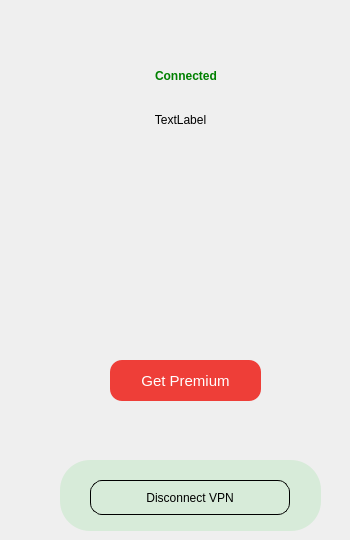
    <widget class="QWidget" name="page_10">
     <widget class="QLabel" name="homePageLogo_3">
      <property name="geometry">
       <rect>
        <x>110</x>
        <y>210</y>
        <width>141</width>
        <height>91</height>
       </rect>
      </property>
      <property name="styleSheet">
       <string notr="true"/>
      </property>
      <property name="text">
       <string/>
      </property>
      <property name="pixmap">
       <pixmap resource="assets.qrc">:/logo/resources/greenFinalLogo.png</pixmap>
      </property>
      <property name="scaledContents">
       <bool>true</bool>
      </property>
      <property name="alignment">
       <set>Qt::AlignCenter</set>
      </property>
     </widget>
     <widget class="QPushButton" name="btnConnect_2">
      <property name="enabled">
       <bool>true</bool>
      </property>
      <property name="geometry">
       <rect>
        <x>60</x>
        <y>460</y>
        <width>261</width>
        <height>71</height>
       </rect>
      </property>
      <property name="styleSheet">
       <string notr="true">background-color:#D7EBD9;
border-radius: 30px;
</string>
      </property>
      <property name="text">
       <string/>
      </property>
     </widget>
     <widget class="QWidget" name="widget_4" native="true">
      <property name="geometry">
       <rect>
        <x>20</x>
        <y>30</y>
        <width>321</width>
        <height>131</height>
       </rect>
      </property>
      <property name="styleSheet">
       <string notr="true"/>
      </property>
      <widget class="QLabel" name="label_31">
       <property name="geometry">
        <rect>
         <x>105</x>
         <y>36</y>
         <width>21</width>
         <height>21</height>
        </rect>
       </property>
       <property name="styleSheet">
        <string notr="true">color:green;</string>
       </property>
       <property name="text">
        <string/>
       </property>
       <property name="pixmap">
        <pixmap resource="assets.qrc">:/logo/resources/tick icon.png</pixmap>
       </property>
       <property name="scaledContents">
        <bool>true</bool>
       </property>
      </widget>
      <widget class="QLabel" name="label_32">
       <property name="geometry">
        <rect>
         <x>135</x>
         <y>30</y>
         <width>111</width>
         <height>31</height>
        </rect>
       </property>
       <property name="font">
        <font>
         <bold>true</bold>
        </font>
       </property>
       <property name="styleSheet">
        <string notr="true">color:green;</string>
       </property>
       <property name="text">
        <string>Connected</string>
       </property>
       <property name="alignment">
        <set>Qt::AlignLeading|Qt::AlignLeft|Qt::AlignVCenter</set>
       </property>
      </widget>
      <widget class="QLabel" name="lblConnectIP">
       <property name="geometry">
        <rect>
         <x>0</x>
         <y>80</y>
         <width>321</width>
         <height>20</height>
        </rect>
       </property>
       <property name="text">
        <string>TextLabel</string>
       </property>
       <property name="alignment">
        <set>Qt::AlignCenter</set>
       </property>
      </widget>
     </widget>
     <widget class="QPushButton" name="btnDisconnect">
      <property name="geometry">
       <rect>
        <x>90</x>
        <y>480</y>
        <width>200</width>
        <height>35</height>
       </rect>
      </property>
      <property name="cursor">
       <cursorShape>PointingHandCursor</cursorShape>
      </property>
      <property name="styleSheet">
       <string notr="true">QPushButton{
	qproperty-icon: url(:/logo/resources/power button black.png);
	qproperty-iconSize: 20px 20px;
	text-align:center;
	border:1px solid;
	border-radius:12px;
	background-color:#D7EBD9;

}</string>
      </property>
      <property name="text">
       <string>Disconnect VPN</string>
      </property>
     </widget>
     <widget class="QPushButton" name="btnUpgradeNow_2">
      <property name="geometry">
       <rect>
        <x>110</x>
        <y>360</y>
        <width>151</width>
        <height>41</height>
       </rect>
      </property>
      <property name="font">
       <font>
        <pointsize>11</pointsize>
       </font>
      </property>
      <property name="cursor">
       <cursorShape>PointingHandCursor</cursorShape>
      </property>
      <property name="styleSheet">
       <string notr="true">background-color:#EE3E38;border-radius:12px;color:rgb(255, 255, 255);</string>
      </property>
      <property name="text">
       <string>Get Premium</string>
      </property>
     </widget>
    </widget>
